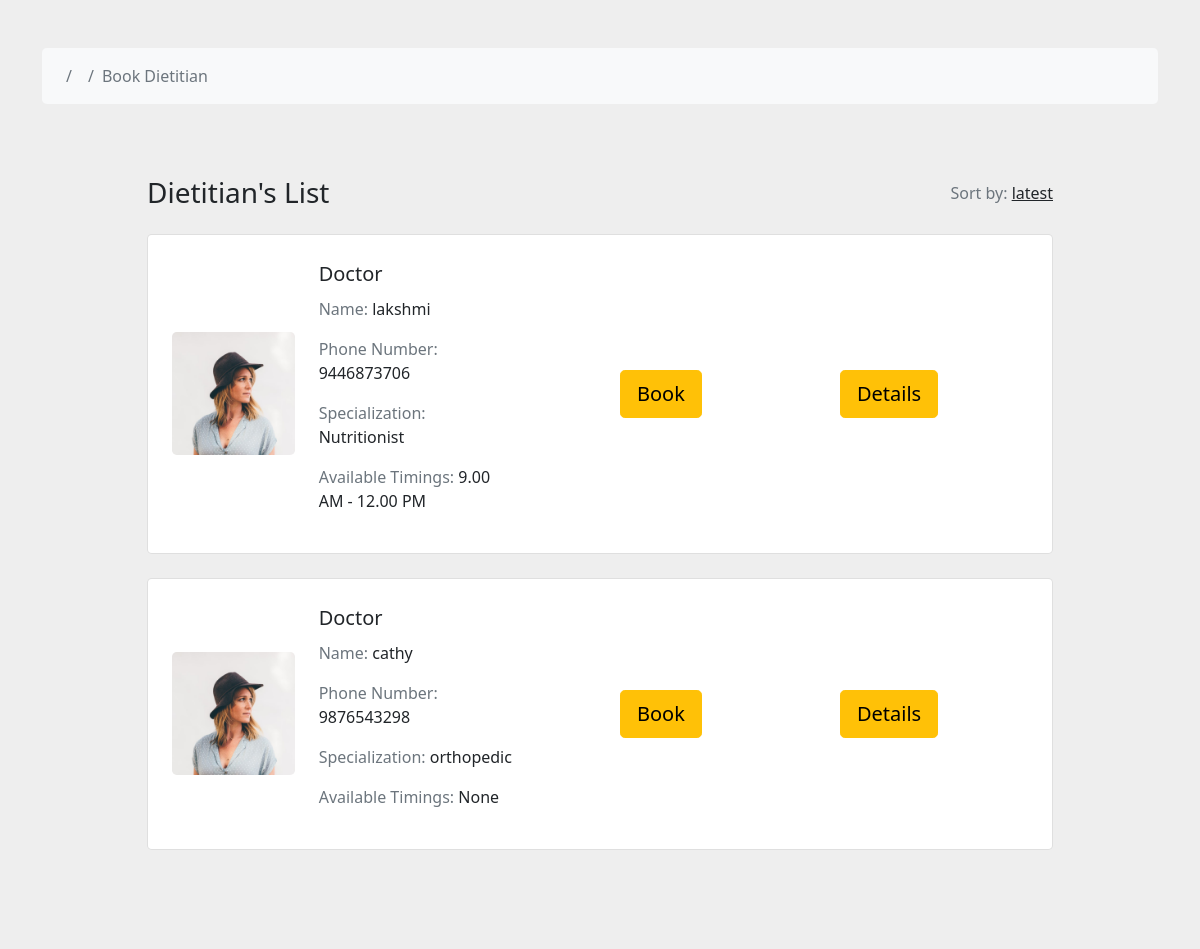
The app's page /dietitians_list/, older data.
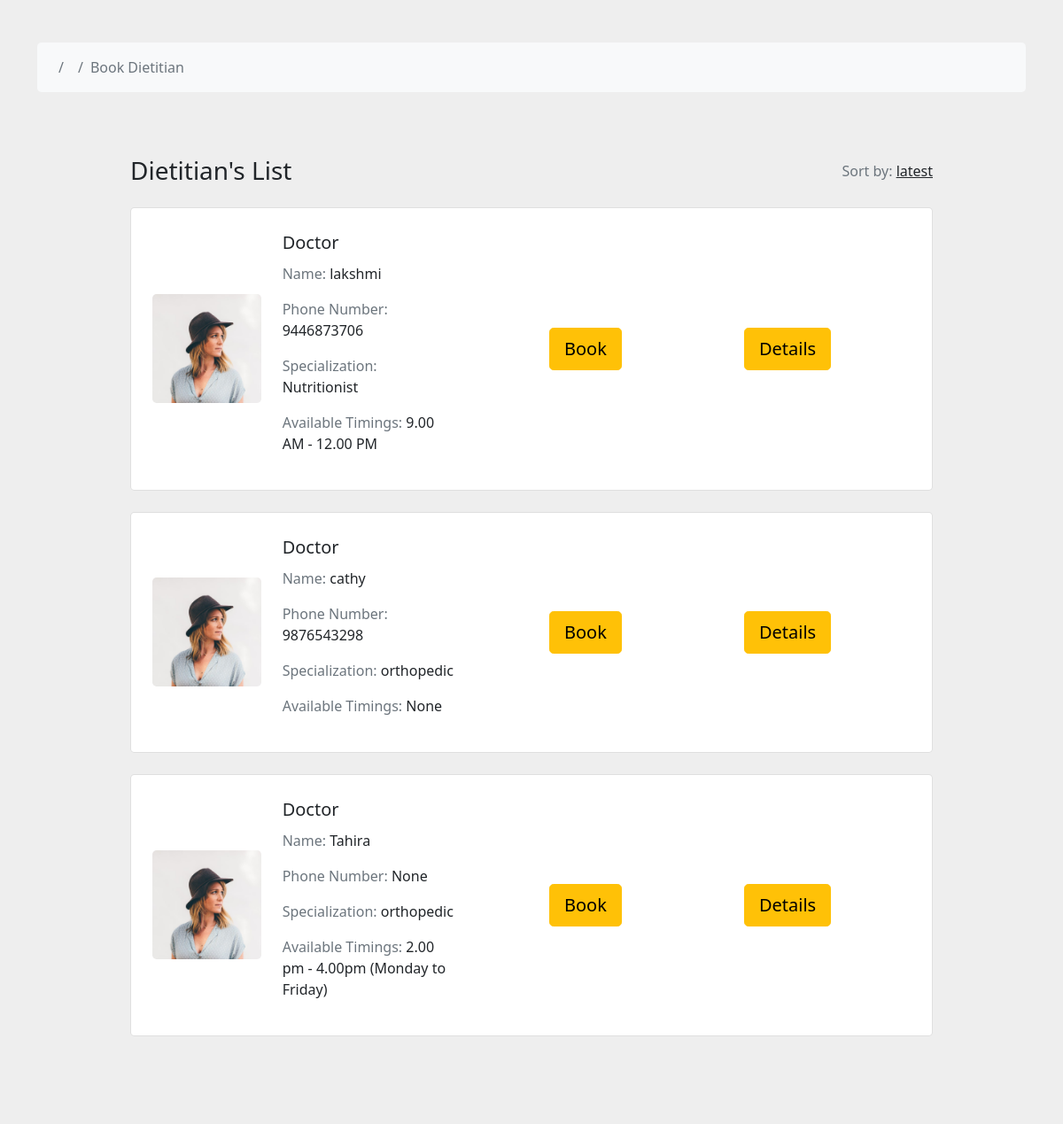
The same page, newer data.
### ct/models.py (models this page shows, shortened)
class DietitianProfile(models.Model):
    user = models.OneToOneField(settings.AUTH_USER_MODEL, on_delete=models.CASCADE)
    phone_number = models.CharField(max_length=15, blank=True, null=True)
    state = models.CharField(max_length=255, null=True, blank=True)
    district = models.CharField(max_length=100, blank=True, null=True)
    gender = models.CharField(max_length=10, blank=True)
    certifications = models.TextField()
    specialization = models.CharField(max_length=100)
    available_timings = models.CharField(max_length=255, blank=True, null=True)

class CustomUser(AbstractUser):
    CUSTOMER = 1
    DIETITIAN = 2
    DOCTOR = 3
    ROLE_CHOICE = (
     (CUSTOMER, 'Customer'),
     (DIETITIAN, 'Dietitian'),
     (DOCTOR, 'Doctor'),
    )
    username = models.CharField(max_length=100,unique=True ,default='')
    email = models.EmailField(unique=True)
    password = models.CharField(max_length=128)
    is_Customer = models.BooleanField(default=False)
    is_Dietitian = models.BooleanField(default=False)
    is_Doctor = models.BooleanField(default=False)
    REQUIRED_FIELDS = []

### ct/views.py (the view, shortened to what this page needs)
# urls.py: path('dietitians_list/', views.dietitians_list, name='dietitians_list'),
def dietitians_list(request):
    dietitians = DietitianProfile.objects.all()
    context = {
        'dietitians': dietitians,
    }
    return render(request, 'dietitians_list.html', context)

### ct/templates/dietitians_list.html (shortened to what this page needs)
{% load static %}
<!DOCTYPE html>
<html lang="en">
    <head>
        <link href="https://cdn.jsdelivr.net/npm/bootstrap@5.0.2/dist/css/bootstrap.min.css" rel="stylesheet">
    </head>
    <body>
      <section style="background-color: #eee;">
        <div class="container py-5">
            <div class="row">
                <div class="col">
                    <nav aria-label="breadcrumb"
                        class="bg-light rounded-3 p-3 mb-4">
                        <ol class="breadcrumb mb-0">
                            <li class="breadcrumb-item">
                            <li class="breadcrumb-item">
                            <li class="breadcrumb-item active"
                                aria-current="page">Book Dietitian</li>
                        </ol>
                    </nav>
                </div>
            </div>
<section class="h-100" style="background-color: #eee;">
    <div class="container h-100 py-5">
      <div class="row d-flex justify-content-center align-items-center h-100">
        <div class="col-10">
          <div class="d-flex justify-content-between align-items-center mb-4">
            <h3 class="fw-normal mb-0 text-black">Dietitian's List</h3>
            <div>
              <p class="mb-0"><span class="text-muted">Sort by:</span> <a href="#!" class="text-body">latest </a></p>
            </div>
          </div>
     {% for dietitian in dietitians %}
          <div class="card rounded-3 mb-4">
            <div class="card-body p-4">
              <div class="row d-flex justify-content-between align-items-center">
                <div class="col-md-2 col-lg-2 col-xl-2">
                  <img
                    src="{% static 'img/avatar/avatar-face-02.png' %}"
                    class="img-fluid rounded-3" alt="{{ dietitian.user.username }}">
                </div>
                <div class="col-md-3 col-lg-3 col-xl-3">
                  <p class="lead fw-normal mb-2">Doctor</p>
                  <p><span class="text-muted">Name: </span>{{ dietitian.user.username }}</p>
                  <p><span class="text-muted">Phone Number: </span>{{dietitian.phone_number }}</p>
                  <p><span class="text-muted">Specialization: </span>{{ dietitian.specialization }}</p>
                  <p><span class="text-muted">Available Timings: </span>{{ dietitian.available_timings }}</p>
                </div>
                <div class="col-md-3 col-lg-2 col-xl-2 offset-lg-1">
                  <button type="button" id="bookbtn" class="btn btn-warning btn-lg ms-2" data-bs-toggle="modal" data-bs-target="#bookingModal">Book</button>
                </div>
                <div class="col-md-3 col-lg-2 col-xl-2 offset-lg-1">
                  <button type="submit" id="detailsbtn" class="btn btn-warning btn-lg ms-2" onclick="deleteProfile('{{ dietitian.id }}')">Details</button>
                </div>
              </div>
            </div>
          </div>
{% endfor %}
</div>
</div>
</section>
        </div>
  </section>
</body>
</html>

Row changes from the older to the newer data that the page shows:
added DietitianProfile: user.username "Tahira", phone_number "None", specialization "orthopedic", available_timings "2.00 pm - 4.00pm (Monday to Friday)"
